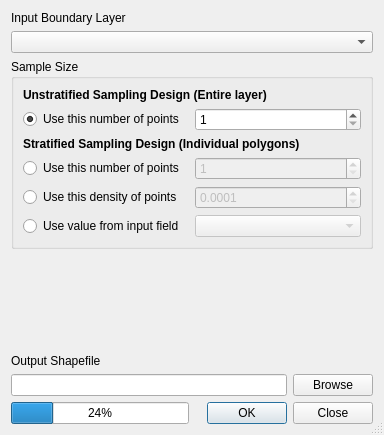
<?xml version="1.0" encoding="UTF-8"?>
<ui version="4.0">
 <class>Dialog</class>
 <widget class="QDialog" name="Dialog">
  <property name="windowModality">
   <enum>Qt::NonModal</enum>
  </property>
  <property name="geometry">
   <rect>
    <x>0</x>
    <y>0</y>
    <width>384</width>
    <height>435</height>
   </rect>
  </property>
  <property name="windowTitle">
   <string>Generate Random Points</string>
  </property>
  <property name="sizeGripEnabled">
   <bool>true</bool>
  </property>
  <layout class="QGridLayout" name="gridLayout">
   <item row="0" column="0">
    <widget class="QLabel" name="label_3">
     <property name="sizePolicy">
      <sizepolicy hsizetype="Fixed" vsizetype="Fixed">
       <horstretch>0</horstretch>
       <verstretch>0</verstretch>
      </sizepolicy>
     </property>
     <property name="text">
      <string>Input Boundary Layer</string>
     </property>
    </widget>
   </item>
   <item row="6" column="0">
    <widget class="QProgressBar" name="progressBar">
     <property name="value">
      <number>24</number>
     </property>
     <property name="alignment">
      <set>Qt::AlignCenter</set>
     </property>
     <property name="textVisible">
      <bool>true</bool>
     </property>
    </widget>
   </item>
   <item row="6" column="1">
    <widget class="QDialogButtonBox" name="buttonBox_2">
     <property name="orientation">
      <enum>Qt::Horizontal</enum>
     </property>
     <property name="standardButtons">
      <set>QDialogButtonBox::Close|QDialogButtonBox::Ok</set>
     </property>
    </widget>
   </item>
   <item row="4" column="0">
    <widget class="QLabel" name="label_2">
     <property name="sizePolicy">
      <sizepolicy hsizetype="Fixed" vsizetype="Fixed">
       <horstretch>0</horstretch>
       <verstretch>0</verstretch>
      </sizepolicy>
     </property>
     <property name="text">
      <string>Output Shapefile</string>
     </property>
    </widget>
   </item>
   <item row="1" column="0" colspan="2">
    <widget class="QComboBox" name="inShape"/>
   </item>
   <item row="2" column="0" colspan="2">
    <widget class="QGroupBox" name="groupBox">
     <property name="title">
      <string>Sample Size</string>
     </property>
     <layout class="QGridLayout">
      <item row="0" column="0">
       <widget class="QLabel" name="label">
        <property name="font">
         <font>
          <pointsize>9</pointsize>
          <weight>75</weight>
          <bold>true</bold>
         </font>
        </property>
        <property name="text">
         <string>Unstratified Sampling Design (Entire layer)</string>
        </property>
       </widget>
      </item>
      <item row="1" column="0">
       <layout class="QHBoxLayout">
        <item>
         <widget class="QRadioButton" name="rdoUnstratified">
          <property name="text">
           <string>Use this number of points</string>
          </property>
          <property name="checked">
           <bool>true</bool>
          </property>
         </widget>
        </item>
        <item>
         <widget class="QSpinBox" name="spnUnstratified">
          <property name="enabled">
           <bool>true</bool>
          </property>
          <property name="minimum">
           <number>1</number>
          </property>
          <property name="maximum">
           <number>1000000</number>
          </property>
         </widget>
        </item>
       </layout>
      </item>
      <item row="2" column="0">
       <widget class="QLabel" name="label_4">
        <property name="font">
         <font>
          <pointsize>9</pointsize>
          <weight>75</weight>
          <bold>true</bold>
         </font>
        </property>
        <property name="text">
         <string>Stratified Sampling Design (Individual polygons)</string>
        </property>
       </widget>
      </item>
      <item row="3" column="0">
       <layout class="QHBoxLayout">
        <item>
         <widget class="QRadioButton" name="rdoStratified">
          <property name="text">
           <string>Use this number of points</string>
          </property>
         </widget>
        </item>
        <item>
         <widget class="QSpinBox" name="spnStratified">
          <property name="enabled">
           <bool>false</bool>
          </property>
          <property name="minimum">
           <number>1</number>
          </property>
          <property name="maximum">
           <number>1000000</number>
          </property>
         </widget>
        </item>
       </layout>
      </item>
      <item row="4" column="0">
       <layout class="QHBoxLayout">
        <item>
         <widget class="QRadioButton" name="rdoDensity">
          <property name="text">
           <string>Use this density of points</string>
          </property>
         </widget>
        </item>
        <item>
         <widget class="QDoubleSpinBox" name="spnDensity">
          <property name="enabled">
           <bool>false</bool>
          </property>
          <property name="decimals">
           <number>4</number>
          </property>
          <property name="minimum">
           <double>0.000100000000000</double>
          </property>
          <property name="maximum">
           <double>9999.000000000000000</double>
          </property>
          <property name="singleStep">
           <double>0.000100000000000</double>
          </property>
          <property name="value">
           <double>0.000100000000000</double>
          </property>
         </widget>
        </item>
       </layout>
      </item>
      <item row="5" column="0">
       <layout class="QHBoxLayout">
        <item>
         <widget class="QRadioButton" name="rdoField">
          <property name="text">
           <string>Use value from input field</string>
          </property>
         </widget>
        </item>
        <item>
         <widget class="QComboBox" name="cmbField">
          <property name="enabled">
           <bool>false</bool>
          </property>
         </widget>
        </item>
       </layout>
      </item>
     </layout>
    </widget>
   </item>
   <item row="5" column="0" colspan="2">
    <layout class="QHBoxLayout">
     <item>
      <widget class="QLineEdit" name="outShape">
       <property name="readOnly">
        <bool>true</bool>
       </property>
      </widget>
     </item>
     <item>
      <widget class="QPushButton" name="toolOut">
       <property name="text">
        <string>Browse</string>
       </property>
      </widget>
     </item>
    </layout>
   </item>
   <item row="3" column="0" colspan="2">
    <spacer name="verticalSpacer">
     <property name="orientation">
      <enum>Qt::Vertical</enum>
     </property>
     <property name="sizeHint" stdset="0">
      <size>
       <width>20</width>
       <height>40</height>
      </size>
     </property>
    </spacer>
   </item>
  </layout>
 </widget>
 <resources/>
 <connections>
  <connection>
   <sender>buttonBox_2</sender>
   <signal>accepted()</signal>
   <receiver>Dialog</receiver>
   <slot>accept()</slot>
   <hints>
    <hint type="sourcelabel">
     <x>133</x>
     <y>408</y>
    </hint>
    <hint type="destinationlabel">
     <x>215</x>
     <y>290</y>
    </hint>
   </hints>
  </connection>
  <connection>
   <sender>buttonBox_2</sender>
   <signal>rejected()</signal>
   <receiver>Dialog</receiver>
   <slot>close()</slot>
   <hints>
    <hint type="sourcelabel">
     <x>59</x>
     <y>408</y>
    </hint>
    <hint type="destinationlabel">
     <x>132</x>
     <y>239</y>
    </hint>
   </hints>
  </connection>
  <connection>
   <sender>rdoUnstratified</sender>
   <signal>toggled(bool)</signal>
   <receiver>spnUnstratified</receiver>
   <slot>setEnabled(bool)</slot>
   <hints>
    <hint type="sourcelabel">
     <x>102</x>
     <y>161</y>
    </hint>
    <hint type="destinationlabel">
     <x>218</x>
     <y>164</y>
    </hint>
   </hints>
  </connection>
  <connection>
   <sender>rdoStratified</sender>
   <signal>toggled(bool)</signal>
   <receiver>spnStratified</receiver>
   <slot>setEnabled(bool)</slot>
   <hints>
    <hint type="sourcelabel">
     <x>101</x>
     <y>219</y>
    </hint>
    <hint type="destinationlabel">
     <x>247</x>
     <y>223</y>
    </hint>
   </hints>
  </connection>
  <connection>
   <sender>rdoField</sender>
   <signal>toggled(bool)</signal>
   <receiver>cmbField</receiver>
   <slot>setEnabled(bool)</slot>
   <hints>
    <hint type="sourcelabel">
     <x>150</x>
     <y>280</y>
    </hint>
    <hint type="destinationlabel">
     <x>219</x>
     <y>281</y>
    </hint>
   </hints>
  </connection>
  <connection>
   <sender>rdoDensity</sender>
   <signal>toggled(bool)</signal>
   <receiver>spnDensity</receiver>
   <slot>setEnabled(bool)</slot>
   <hints>
    <hint type="sourcelabel">
     <x>96</x>
     <y>251</y>
    </hint>
    <hint type="destinationlabel">
     <x>221</x>
     <y>254</y>
    </hint>
   </hints>
  </connection>
 </connections>
</ui>
